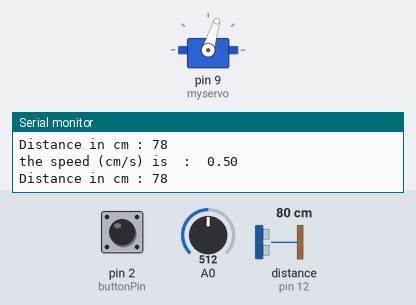
Simulated run of this sketch. Board: Arduino Uno, built with avr-gcc and run on an emulated ATmega328P. Parts: servo, the last lines printed to the serial monitor. Wiring (inferred from the names in the program): ultrasonic range finder: trigger pin 13; echo pin 12. The test bench sets the inputs (shaded band); at power-on: pin 2 (buttonPin) LOW, A0 = 512, distance to the obstacle (sensor on pin 12) 80 cm. The echo pulse lasts 58.3 µs per cm.

Above: at 2.8 s.
2.9 s: pin 2 (buttonPin) pulled HIGH for 1.2 s
At 4.5 s:
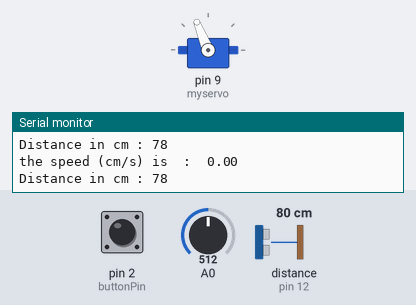
7.5 s: pin 2 (buttonPin) pulled HIGH for 3.2 s
At 12.4 s:
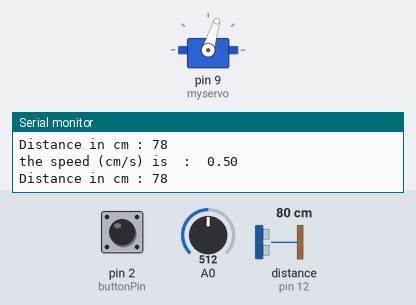
Timing chart, 0 to 13.9 s (numbered marks = the images above; inputs shaded):
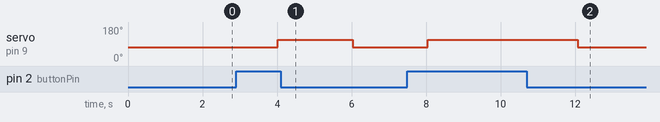

Measured:
- after the input at 2.9 s, servo on pin 9 (myservo): 73° → 112° after 1.1 s, → 73° 2.0 s later
- after the input at 7.5 s, servo on pin 9 (myservo): 73° → 112° after 0.55 s, → 73° 4.0 s later

The sketch:

stepper_speedControl.ino
```cpp
#include <Servo.h>
Servo myservo;

const int trigPin = 13;
const int echoPin = 12;
const int buttonPin = 2;

int buttonState = 0;

long duration;
int FirstDistance=0;
int SecondDistance=0;
//int FirstSpeed =0;
//int SecondSpeed=0;
double speed=0;
//double acceleration = 0;
int distance=1;
float Time = 2.0;
float delayedtime = 1000*Time;

float GetDistance()
{
// Clears the trigPin
digitalWrite(trigPin, LOW);
delayMicroseconds(2);

// Sets the trigPin on HIGH state for 10 micro seconds
digitalWrite(trigPin, HIGH);
delayMicroseconds(10);
digitalWrite(trigPin, LOW);

// Reads the echoPin, returns the sound wave travel time in microseconds
duration = pulseIn(echoPin, HIGH);

//calculating distance
distance= duration*0.034/2;

// Prints the distance on the Serial Monitor
Serial.print("Distance in cm : ");
Serial.println(distance);

return distance;

}
void GetSpeed(){

   FirstDistance = GetDistance(); //get the first distance

   delay(delayedtime); //waits 2 seconds depending on the time declared above ,, feel free to change the value dependng on the resolution of your sensor

   SecondDistance = GetDistance(); //gets the second distance

   speed = (FirstDistance - SecondDistance)/Time;  // now calculating the difference


//printing the speed on the serial monitor
  Serial.print("the speed (cm/s) is  :  ");
  Serial.println(speed);

}

//void GetAcceleration(){
//  FirstSpeed = GetSpeed();
//  delay(delayedtime);
//  SecondSpeed = GetSpeed();
//  acceleration = (FirstSpeed-SecondSpeed)/Time;
//}

void setup() {
  pinMode(buttonPin, INPUT);
  myservo.attach(9);
//  myservo.writeMicroseconds(1300); //anticlockwise
//  delay(2000);
  myservo.writeMicroseconds(1700);  //clockwise
//  delay(50000);
//  myservo.detach();

  // nothing to do inside the setup
  pinMode(trigPin, OUTPUT);
  pinMode(echoPin, INPUT);
  Serial.begin(9600);


}

void loop() {
  // read the sensor value:
  buttonState = digitalRead(buttonPin);

  if (buttonState == HIGH) {
    myservo.writeMicroseconds(1700);
  } else {
    myservo.writeMicroseconds(1300);
  }
  int sensorReading = analogRead(A0);
  // map it to a range from 0 to 100:
  int motorSpeed = map(sensorReading, 0, 1023, 0, 100);
  GetSpeed();
  }
```
